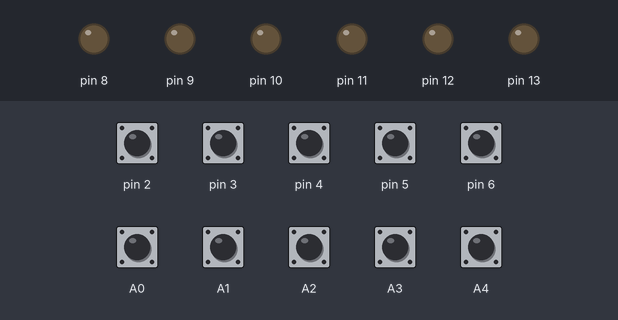
Recording of a sketch running on a simulated Arduino Nano, built with avr-gcc and run on an emulated ATmega328P. Shown: output pins drawn as LEDs (lit = HIGH). Dashed ring = blinking. Inputs (shaded band) come from the test bench; at power-on: A0–4, pin 2–6 HIGH. Random numbers use the default seed unless the sketch sets one.

Above: at 6.2 s.
6.3 s: A0 pulled LOW for 1 s
At 6.39 s:
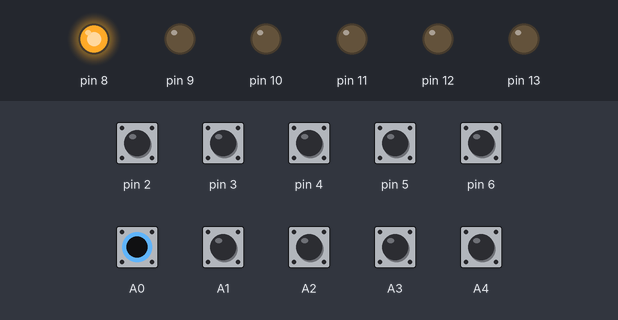
9.3 s: A4 pulled LOW for 1 s
At 9.55 s:
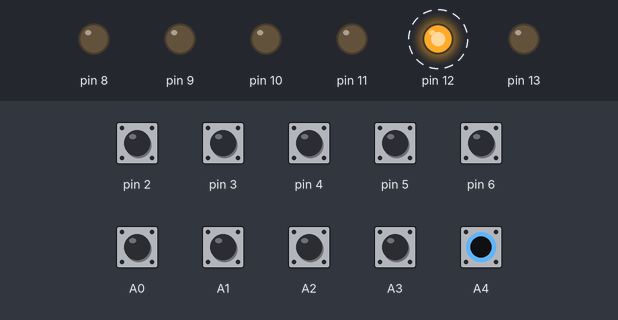
12.3 s: A1 pulled LOW for 0.15 s
At 12.37 s:
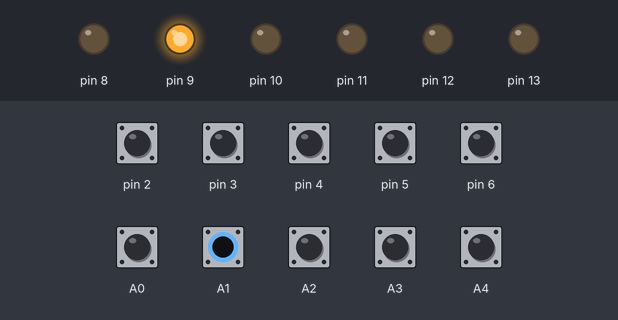
13.9 s: A2 pulled LOW for 1 s
At 14.55 s:
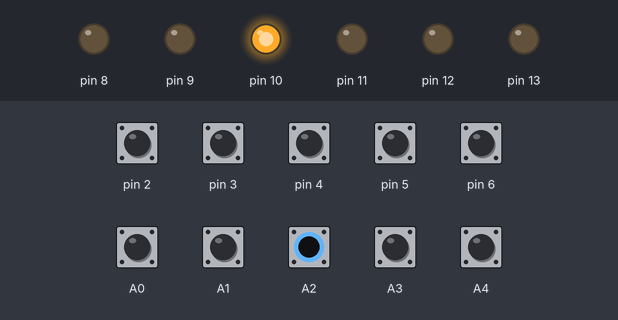
16.4 s: A3 pulled LOW for 1 s
At 16.95 s:
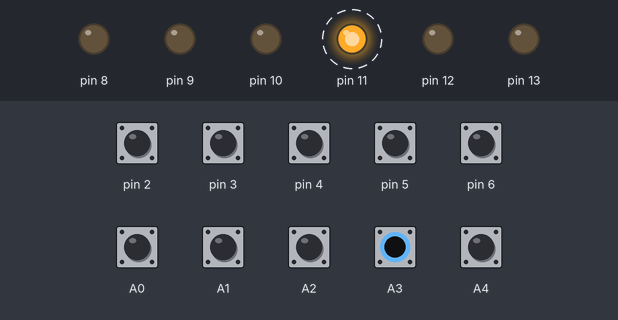
Timing chart, 0 to 19.4 s (numbered marks = the images above; inputs shaded):
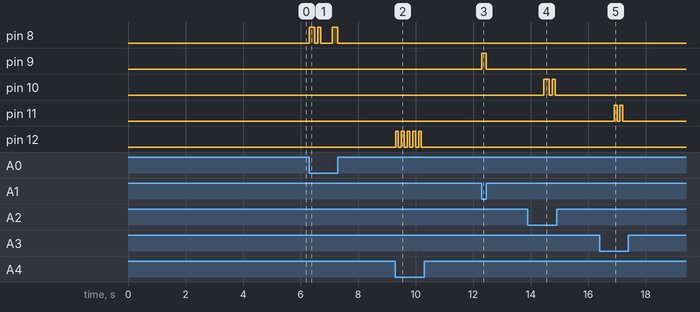

Measured:
- after the input at 6.3 s, pin 8: goes HIGH 0.20 s, LOW 0.10 s, HIGH 0.10 s, LOW 0.40 s, HIGH 0.20 s, then LOW, starting at once
- after the input at 9.3 s, pin 12: alternates HIGH for 0.10 s and LOW for 0.10 s, 10 changes in all, then stays LOW, starting at once
- after the input at 12.3 s, pin 9: LOW → HIGH at once, → LOW 0.15 s later
- after the input at 13.9 s, pin 10: LOW → HIGH after 0.55 s, → LOW 0.20 s later, → HIGH 0.10 s later, → LOW 0.10 s later
- after the input at 16.4 s, pin 11: alternates HIGH for 0.10 s and LOW for 0.10 s, 4 changes in all, then stays LOW, starting after 0.50 s

The sketch:

station_buzzers.ino
```cpp
// (licence header left out)
///////////////////////////////////////////////////////////////////////////////////////////////
// This Arduino sketch monitors the "called" and "answered" lines associated with a set of
// telephone buzzers, and plays a unique station code for each station using American Railroad
// Morse code.
//
// The stations themselves are defined in the array "stations" in the file station_info.cpp and
// the program automatically re-schedules itself based on the number of stations in this array.
//
// The files morse.h and morse.cpp provide a C++ class MorseBuzzer which implements the Morse
// code for a buzzer attached to an Arduino output pin.  This class would easily support having
// multiple MorseBuzzer objects running simultaneously, but for this application, that is not
// desired.
//
// The files station_states.h/.cpp implement the main state machine which cycles each station
// through the sequence of states associated with a call, ensuring that only one station is
// ringing at any given time.
///////////////////////////////////////////////////////////////////////////////////////////////
#include "station_info.h"
#include "station_states.h"
#include "avr/pgmspace.h"
#include "DebugSerial.h"

const char version[] = "v2.0";

// stations
//
// This table defines the stations on the layout.
//
// Normal stations have level-sensitive "called" inputs, and will continue ringing until either
// answered or until the caller hangs up. To define a "normal" station, set the station_type to
// STATION_NORMAL, and define the "buzzer", "called" and "off_hook" pins. The timeout value is
// ignored.
//
// Momentary stations are defined by setting station_type to STATION_MOMENTARY, set the buzzer,
// called, and answered pins. The timeout value should specify the timeout in seconds. If set to
// zero, the station will ring forever or until answered.
//
// To define an "ambience" station, set the "station_type" to STATION_AMBIENCE, and the"called" and
// "off_hook" pins to -1. The timeout will then define a "base" time between random ambience
// messages. The sketch will pick a random interval between 2/3 and 4/3 of this base time. It really
// doesn't matter what you set the "station_code" to, as that field will only show up in debug
// messages.
//
// Use of Arduino "analog" pins
// ============================
//
// On most Arduino variants, the analog input pins A0-A5 are also fully capable of being digital
// input or output pins. However, the A6 and A7 pins are a mixed bag. On the Leonardo and other
// ATMEGA 32u4 based boards, A6 and A7 are muxed with other digital input pins so you probably
// don't want to use them by the names A6/A7.
//
// On the Uno, Mini, Nano and probably most other ATMEGA-328P variants A6 and A7 are distinct
// pins, but lack any sort of digital hardware, and therefore can only be used as analog
// inputs. This sketch will allow you to use A6 and A7 of the 328-based Arduinos as either "called"
// or "off_hook" inputs, but you must specify "active" as ANALOG_LOW or ANALOG_HIGH instead of LOW
// or HIGH. Also, your circuit must provide an external pull-up (ANALOG_LOW) or pull-down
// (ANALOG_HIGH) resistor. I.e. if your called switch connects pin A6 to ground, specify it as
// A6,ANALOG_LOW in the table and provide an external pull-up resistor (1K Ohm should work well).

// MRCS Buzzer Board rev 2
//
// The second-generation buzzer board supports 7 stations plus an ambience buzzer
#undef MRCS_REV2_TABLE
#ifdef MRCS_REV2_TABLE
const struct Station_Info stations[] = {
  //                         buzzer       called      off_hook     timeout   station
  //  station_type,        pin,active,  pin,active,  pin,active,   seconds,   code
  {   STATION_MOMENTARY,    13, HIGH,      A0, LOW,       0, LOW,      0,       "AA"  },
  {   STATION_MOMENTARY,    12, HIGH,      A1, LOW,       1, LOW,      0,       "BB"  },
  {   STATION_MOMENTARY,    11, HIGH,      A2, LOW,       2, LOW,      0,       "CC"  },
  {   STATION_MOMENTARY,    10, HIGH,      A3, LOW,       3, LOW,      0,       "DD"  },
  {   STATION_MOMENTARY,     9, HIGH,      A4, LOW,       4, LOW,      0,       "EE"  },
  {   STATION_MOMENTARY,     8, HIGH,      A5, LOW,       5, LOW,      0,       "FF"  },
  {   STATION_MOMENTARY,     7, HIGH,      A6, LOW,      A7, LOW,      0,       "GG"  },

  // This demonstrates an "ambience" station which will buzz one of the random ambience messages
  // at a random time between 2/3 and 4/3 of the "timeout_sec". This station doesn't need
  // "answered" or "called" pins so they are set to -1. Also, the "station code' is ignored.
  {   STATION_AMBIENCE,      6, HIGH,      -1, LOW,     -1, LOW,      60,       "MM"  },
};
#endif

// David Parks Cumberland West
//
// This layout has 5 "normal" stations that ring until answered or until the caller hangs up
#define DAVID_PARKS_TABLE
#ifdef DAVID_PARKS_TABLE
const struct Station_Info stations[] = {
  //                         buzzer       called      off_hook     timeout   station
  //  station_type,        pin,active,  pin,active,  pin,active,   seconds,   code
  {   STATION_NORMAL,      8, HIGH,      A0, LOW,       2, LOW,      0,       "ND" }, // Viaduct
  {   STATION_NORMAL,      9, HIGH,      A1, LOW,       3, LOW,      0,       "GE" }, // Evitts
  {   STATION_NORMAL,     10, HIGH,      A2, LOW,       4, LOW,      0,       "KY" }, // Keyser
  {   STATION_NORMAL,     11, HIGH,      A3, LOW,       5, LOW,      0,       "CO" }, // McKenxie
  {   STATION_NORMAL,     12, HIGH,      A4, LOW,       6, LOW,      0,       "P"  }, // Piedmont

  // This demonstrates an "ambience" station which will buzz one of the random ambience messages
  // at a random time between 2/3 and 4/3 of the "timeout_sec". This station doesn't need
  // "answered" or "called" pins so they are set to -1. Also, the "station code' is ignored.
  {   STATION_AMBIENCE,   13, HIGH,        -1, LOW,     -1, LOW,      60,       "DS" }, // Dispatcher
};
#endif


// Dave Adams D&RGW
//
// This layout has 6 momentary stations, and no ambience buzzer. It is built on the MRCS Morse Buzzer
// board v1.0, using an Arduino Pro Mini (Atmel 328P), and in order to use pin 13 as an input for "RO",
// Seth Neumann removed the built-in LED on D13.
//
// This sketch should work equally well on a Nano or a Leonardo with the same caveat: D13 is hard to
// use as an input without either removing the on-board LED circuit or adding a pull-up resistor.
#undef DAVE_ADAMS_TABLE
#ifdef DAVE_ADAMS_TABLE
const struct Station_Info stations[] = {
  //                         buzzer       called      off_hook     timeout   station
  //  station_type,        pin,active,  pin,active,  pin,active,   seconds,   code
  {   STATION_MOMENTARY,   11, HIGH,      A0, LOW,     2, LOW,       30,      "DW" }, // West Durango
  {   STATION_MOMENTARY,   10, HIGH,      A1, LOW,     4, LOW,       30,      "HF" }, // Hesperus
  {   STATION_MOMENTARY,    9, HIGH,      A2, LOW,     7, LOW,       30,      "CA" }, // Cima Summit
  {   STATION_MOMENTARY,    6, HIGH,      A3, LOW,     8, LOW,       30,      "MX" }, // Mancos
  {   STATION_MOMENTARY,    5, HIGH,      A4, LOW,    12, LOW,       30,      "DJ" }, // Dolores
  {   STATION_MOMENTARY,    3, HIGH,      A5, LOW,    13, LOW,       30,      "RO" }, // Rico
};
#endif
const int num_stations = sizeof(stations) / sizeof(stations[0]);

// The messages played by the ambience sations are defined here. We are playing Arduino AVR tricks
// here to place the strings themselves in the Arduino's larger program memory.
//
// You can add as many messages as you need, limited only by the code space in your Arduino.  Adding
// a message is a two-step process -- first, you need to add a declaration for the string itself
// like the declaration for "ambience_00" below. Simply copy/paste the last string and bump the
// number. Then you have to add the new string to the "ambience_messages" array.
const char ambience_00[] PROGMEM = "OS No 2 by ND at 14:45";
const char ambience_01[] PROGMEM = "DS GE Copy 3 West";
const char ambience_02[] PROGMEM = "Check box 13, the dispatcher is an idiot.";

const char * const ambience_messages[] PROGMEM = {
  ambience_00, ambience_01, ambience_02,
};
const int num_ambience_messages = sizeof(ambience_messages) / sizeof(ambience_messages[0]);


void setup()
{
  DebugSerial_begin(9600);
  delay(5000);
  DebugSerial_print(F("Station Buzzers "));
  DebugSerial_println(version);

  init_station_states();
}

void loop()
{
  run_station_states();
}
```

DebugSerial.h
```cpp
// (licence header left out)
#ifndef INCLUDED_DebugSerial_h
#define INCLUDED_DebugSerial_h
#include <Arduino.h>

// This header file allows enabling or disabling all of the Serial.print() and Serial.println() calls
// in the station_buzzers sketch by whichever of the following two #define/#undef lines is *last*
#define WANT_REAL_SERIAL
#undef WANT_REAL_SERIAL


// The 32u4 based Leonardo boards have "Serial" defined in a way that communicates directly over USB
// and leaves the D0/D1 pins completely available.
#ifdef ARDUINO_AVR_LEONARDO
#define WANT_REAL_SERIAL
#endif

#ifdef WANT_REAL_SERIAL

#define DebugSerial_begin(baud_rate) Serial.begin(baud_rate)
#define DebugSerial_print(...) Serial.print(__VA_ARGS__)
#define DebugSerial_println(...) Serial.println(__VA_ARGS__)

#else

#define DebugSerial_begin(baud_rate) do { } while(0)
#define DebugSerial_print(...) do { } while (0)
#define DebugSerial_println(...) do { } while (0)

#endif

#endif
```

morse.cpp
```cpp
// (licence header left out)
#include "morse.h"
#include "Arduino.h"
#include "DebugSerial.h"

static const unsigned dot_time = 100; // milliseconds

static const char * morse_table[128];
bool morse_table_initialized = false;

static void
initialize_morse_table()
{
  if (!morse_table_initialized) {
    for (int ii = 0; ii < 128; ii++) {
      morse_table[ii] = 0;
    }
    morse_table[' '] = " ";
    morse_table['A'] = ".-";
    morse_table['B'] = "-...";
    morse_table['C'] = ".,.";
    morse_table['D'] = "-..";
    morse_table['E'] = ".";
    morse_table['F'] = ".-.";
    morse_table['G'] = "--.";
    morse_table['H'] = "....";
    morse_table['I'] = "..";
    morse_table['J'] = "-.-.";
    morse_table['K'] = "-.-";
    morse_table['L'] = "L";
    morse_table['M'] = "--";
    morse_table['N'] = "-.";
    morse_table['O'] = ",.";
    morse_table['P'] = ".....";
    morse_table['Q'] = "..-.";
    morse_table['R'] = ",..";
    morse_table['S'] = "...";
    morse_table['T'] = "-";
    morse_table['U'] = "..-";
    morse_table['V'] = "...-";
    morse_table['W'] = ".--";
    morse_table['X'] = ".-..";
    morse_table['Y'] = ".,..";
    morse_table['Z'] = "..,.";

    morse_table['0'] = "0";
    morse_table['1'] = ".--.";
    morse_table['2'] = "..-..";
    morse_table['3'] = "...-.";
    morse_table['4'] = "....-";
    morse_table['5'] = "---";
    morse_table['6'] = "......";
    morse_table['7'] = "--..";
    morse_table['8'] = "-....";
    morse_table['9'] = "-..-";

    morse_table['.'] = "..--..";
    morse_table[','] = ".-.-";
    morse_table['?'] = "-..-.";
    morse_table['\''] = ".----.";
    morse_table['!'] = "---.";
    morse_table['/'] = "-..-.";
    morse_table['('] = morse_table[')'] = "-.--.-";
    morse_table['&'] = ",...";
    morse_table[':'] = "---...";
    morse_table[';'] = "-.-.-.";
    morse_table['='] = "-...-";
    morse_table['-'] = "-....-";
    morse_table['_'] = "..__._";
    morse_table['"'] = ".-..-.";
    morse_table['@'] = ".--.-.";
    morse_table_initialized = true;
  }
}


MorseBuzzer::MorseBuzzer()
: state_(PLAYING_DONE),
  pin_(-1),
  active_hi_(true),
  text_(0),
  morse_(0),
  verbosity_(0)
{
  initialize_morse_table();
}

MorseBuzzer::~MorseBuzzer()
{
  buzzer_off();
}

void
MorseBuzzer::buzzer_off()
{
  if (pin_ != -1)
    digitalWrite(pin_, active_hi_ ? LOW : HIGH);
}

void
MorseBuzzer::buzzer_on()
{
  if (pin_ != -1)
    digitalWrite(pin_, active_hi_ ? HIGH : LOW);
}

void
MorseBuzzer::setup(int pin, boolean active_hi)
{
  pin_  = pin;
  active_hi_ = active_hi;
  pinMode(pin_, OUTPUT);
  buzzer_off();
  buzzer_off();
}

void
MorseBuzzer::start(const char *text)
{
  text_ = text;
  morse_ = 0;
  state_ = PLAYING_DONE;
  next_char();
}

void
MorseBuzzer::cancel()
{
  buzzer_off();
  state_ = PLAYING_DONE;
}

bool
MorseBuzzer::next_char()
{
  while (1) {
    byte curr_char = (*text_++) & 0x7f;
    if (curr_char == '\0') {
      if (verbosity_ > 0) {
        DebugSerial_println("morse eom");
      }

      // Natural end of message so we are done
      buzzer_off();
      state_ = PLAYING_DONE;
      return false;
    }


    // Now lookup the Morse pattern for the current character
    morse_ = morse_table[curr_char];
    if (morse_ == 0) {
      // No morse patter to match this character, so skip to next
      continue;
    }

    if (verbosity_ > 0) {
      DebugSerial_print("morse.next_char() '");
      DebugSerial_print(static_cast<char>(curr_char));
      DebugSerial_print("' -> ");
      DebugSerial_println(morse_);
    }

    // Start the first bit of the new character
    return next_morse_bit();
  }
}

bool
MorseBuzzer::next_morse_bit()
{
  char morse_bit = *morse_++;
  switch (morse_bit) {
    case '\0':
      // End of current character
      return next_char();

    case ' ':
      buzz_time_ = 0;
      gap_time_  = 4*dot_time; // we will add 3 below
      break;
    case '.':
      buzz_time_ = dot_time;
      gap_time_  = dot_time;
      break;
    case ',':  // i.e. "dot space"
      buzz_time_ = dot_time;
      gap_time_  = 2*dot_time;
      break;
    case '-':
      buzz_time_ = 2*dot_time;
      gap_time_  = dot_time;
      break;
    case 'L':
      buzz_time_ = 4*dot_time;
      gap_time_  = dot_time;
      break;
    case '0':
      buzz_time_ = 5*dot_time;
      gap_time_  = dot_time;
      break;
  }

  // If this is the last morse bit of this character (next bit is nul), add the inter-character gap to the off_time
  if (*morse_ == '\0')
    gap_time_ += 3*dot_time;

  if (buzz_time_ > 0)
    buzzer_on();
  state_ = PLAYING_BUZZ;
  ref_millis_ = millis();
  if (verbosity_ > 1) {
    DebugSerial_print( ref_millis_) ;
    DebugSerial_print(" morse on for ");
    DebugSerial_println(buzz_time_);
  }
  return true;
}

bool
MorseBuzzer::still_playing()
{
  if (state_ == PLAYING_DONE) {
    if (verbosity_ > 0)
      DebugSerial_println("morse -- playing done");
    return false;
  }

  // Compute time elapsed since our "ref_millis"
  unsigned elapsed = millis() - ref_millis_;

  if (state_ == PLAYING_BUZZ) {
    // We are playing the buzz, is it time to turn off?
    if (elapsed >= buzz_time_) {
      // Time to turn off
      buzzer_off();
      state_ = PLAYING_GAP;
      ref_millis_ = millis();
      if (verbosity_ > 1) {
        DebugSerial_print(ref_millis_);
        DebugSerial_print(" morse off for ");
        DebugSerial_println(gap_time_);
      }
    }
    return true;
  }

  // We are in the gap time, are we completely done?
  if (elapsed < gap_time_)
    return true;

  // Time to move to next bit
  return next_morse_bit();
}
```

morse.h
```cpp
// (licence header left out)
#ifndef INCLUDED_morse
#define INCLUDED_morse

#include "Arduino.h"

class MorseBuzzer {
public:
  MorseBuzzer();
  ~MorseBuzzer();
  void setup( int pin, boolean active_hi );
  void start( const char *text );
  void cancel();
  bool still_playing();

private:
  void buzzer_off();
  void buzzer_on();
  bool next_char();
  bool next_morse_bit();

  enum {
    PLAYING_DONE,
    PLAYING_BUZZ,
    PLAYING_GAP
  } state_;
  int  pin_;
  boolean active_hi_;
  const char *text_;
  const char *morse_;

  unsigned long ref_millis_;
  unsigned buzz_time_;
  unsigned gap_time_;
  unsigned verbosity_;
};

#endif
```

station_states.h
```cpp
// (licence header left out)
#ifndef INCLUDED_station_states
#define INCLDUED_station_states

void init_station_states();

void run_station_states();

#endif
```

Source omitted: station_info.cpp (5897 bytes), station_info.h (4044 bytes), station_states.cpp (8702 bytes)
